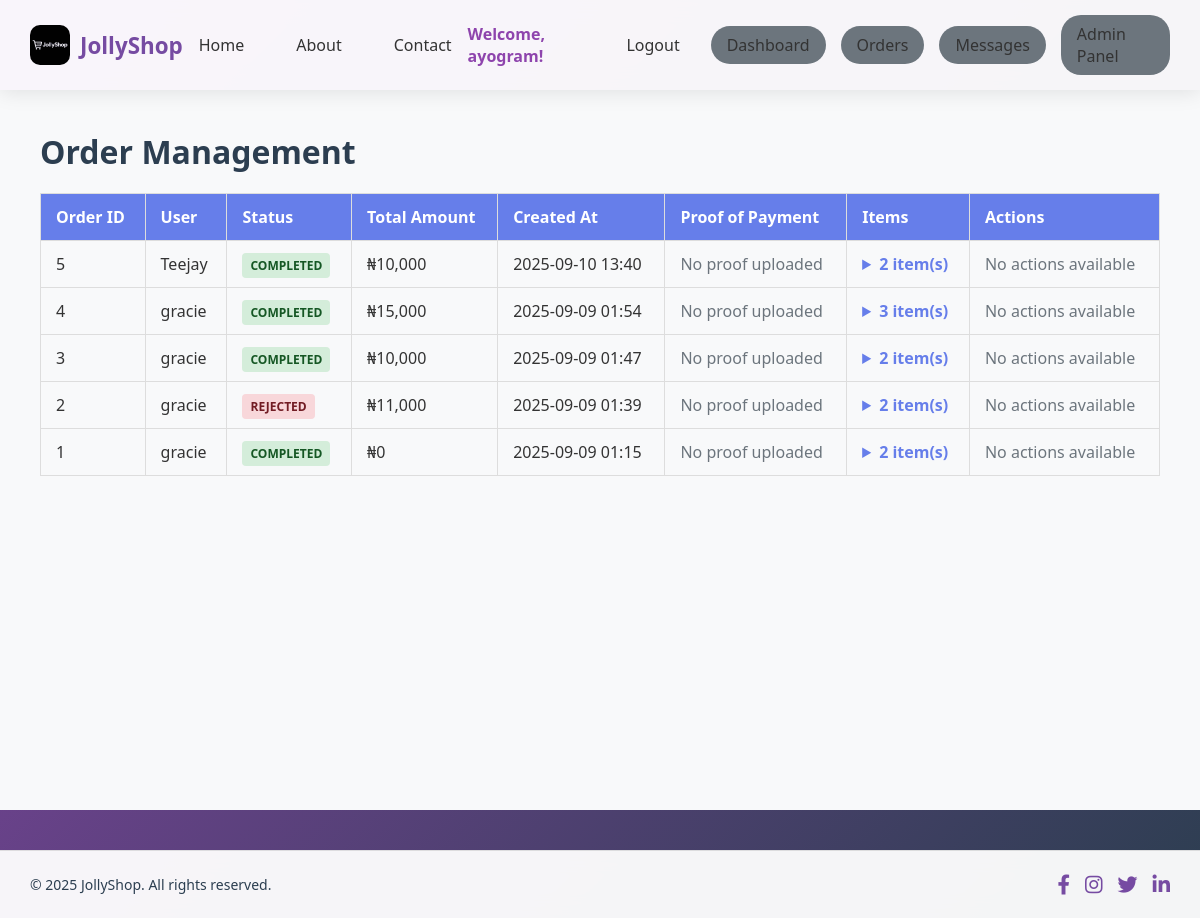
The app's page /orders/ (signed in) with its own data.
### Mini_catalog/models.py (models this page shows, shortened)
class Order(models.Model):
    STATUS_CHOICES = [
        ('pending', 'Pending Approval'),
        ('approved', 'Approved'),
        ('rejected', 'Rejected'),
        ('completed', 'Completed'),
    ]
    user = models.ForeignKey(User, on_delete=models.CASCADE)
    created_at = models.DateTimeField(auto_now_add=True)
    status = models.CharField(max_length=20, choices=STATUS_CHOICES, default='pending')
    total_amount = models.DecimalField(max_digits=10, decimal_places=2, default=0)
    delivery_address = models.TextField(blank=True, null=True)
    proof_of_payment = models.ImageField(storage=proof_storage, upload_to='', blank=True, null=True)

### Mini_catalog/views.py (the view)
# urls.py: path("orders/", views.order_management, name="order_management"),
@login_required
@user_passes_test(lambda u: u.is_staff)
def order_management(request):
    orders = Order.objects.all().order_by('-created_at').prefetch_related('items__product', 'user')
    return render(request, 'order_management.html', {
        'orders': orders,
    })

### Mini_catalog/models.py (called while the page is built)
    def total_price(self):
        return self.price * self.quantity

### Mini_catalog/templates/order_management.html (shortened to what this page needs)
{% extends 'base.html' %}
{% load humanize %}
{% block content %}
<div class="container">
  <h1>Order Management</h1>
  {% if orders %}
    <table class="orders-table">
      <thead>
        <tr>
          <th>Order ID</th>
          <th>User</th>
          <th>Status</th>
          <th>Total Amount</th>
          <th>Created At</th>
          <th>Proof of Payment</th>
          <th>Items</th>
          <th>Actions</th>
        </tr>
      </thead>
      <tbody>
        {% for order in orders %}
          <tr>
            <td>{{ order.id }}</td>
            <td>{{ order.user.username }}</td>
            <td>
              <span class="status-badge status-{{ order.status }}">
                {{ order.get_status_display }}
              </span>
            </td>
            <td>₦{{ order.total_amount|floatformat:'0'|intcomma }}</td>
            <td>{{ order.created_at|date:"Y-m-d H:i" }}</td>
            <td>
              {% if order.proof_of_payment %}
                <a href="{{ order.proof_of_payment.url }}" target="_blank" class="btn btn-primary btn-small">View Proof</a>
              {% else %}
                <span class="text-muted">No proof uploaded</span>
              {% endif %}
            </td>
            <td>
              <details>
                <summary>{{ order.items.count }} item(s)</summary>
              </details>
            </td>
            <td>
              {% if order.status == 'pending' %}
                <a href="{% url 'approve_order' order.id %}" class="btn btn-success btn-small">Approve</a>
                <a href="{% url 'reject_order' order.id %}" class="btn btn-danger btn-small">Reject</a>
              {% elif order.status == 'approved' %}
                <a href="{% url 'complete_order' order.id %}" class="btn btn-primary btn-small">Complete</a>
              {% else %}
                <span class="text-muted">No actions available</span>
              {% endif %}
            </td>
          </tr>
        {% endfor %}
      </tbody>
    </table>
  {% else %}
    <p>No orders found.</p>
  {% endif %}
</div>
{% endblock %}

### Mini_catalog/templates/base.html (shortened to what this page needs)
{% load static %}
{% load humanize %}
<!DOCTYPE html>
<html lang="en">
<head>
    <link rel="stylesheet" href="https://cdnjs.cloudflare.com/ajax/libs/font-awesome/6.0.0/css/all.min.css">
</head>
<body>
    <nav class="navbar">
        <div class="logo">
            <img src="{% static 'images/Jollyshop.jpg' %}" alt="JollyShop Logo">
            <span>JollyShop</span>
        </div>
        <div class="nav-links">
            <a href="{% url 'product_list' %}">Home</a>
            <a href="{% url 'about' %}">About</a>
            <a href="{% url 'contact' %}">Contact</a>
        </div>
        <div class="nav-links user-info">
            {% if user.is_authenticated and not user.is_anonymous %}
                <span>Welcome, {{ user.username }}!</span>
                <a href="{% url 'logout' %}" onclick="return confirm('Are you sure you want to logout?')">Logout</a>
                {% if user.is_staff %}
                    <a href="{% url 'admin_dashboard' %}" class="btn btn-secondary">Dashboard</a>
                    <a href="{% url 'order_management' %}" class="btn btn-secondary">Orders</a>
                    <a href="{% url 'contact_messages' %}" class="btn btn-secondary">Messages</a>
                    <a href="/admin/" class="btn btn-secondary">Admin Panel</a>
                {% endif %}
            {% else %}
                <a href="{% url 'login' %}">Login</a>
                <a href="{% url 'register' %}">Register</a>
            {% endif %}
        </div>
    </nav>
    <div class="content">
        <div class="container">
            {% block content %}{% endblock %}
        </div>
    </div>
    <footer class="footer">
        <div class="footer-content">
            <div class="copyright">
                &copy; 2025 JollyShop. All rights reserved.
            </div>
            <div class="social-icons">
                <a href="https://www.facebook.com/share/16A7QfD5Bg/" title="Facebook" target="_blank"><i class="fab fa-facebook-f"></i></a>
                <a href="https://www.instagram.com/ayogram_1?igsh=MTZodTMyY255cHh6aw==" title="Instagram" target="_blank"><i class="fab fa-instagram"></i></a>
                <a href="https://x.com/ayogram_01?t=WucJrnkUXLJx-KQOdCGoXg&s=08" title="Twitter" target="_blank"><i class="fab fa-twitter"></i></a>
                <a href="https://www.linkedin.com/in/waliyi-balogun-8045a930b?utm_source=share&utm_campaign=share_via&utm_content=profile&utm_medium=android_app" title="LinkedIn" target="_blank"><i class="fab fa-linkedin-in"></i></a>
            </div>
        </div>
    </footer>
</body>
</html>

### Mini_catalog/templates/order_management.html (style rules this page uses)
.orders-table { width: 100%; border-collapse: collapse; margin-top: 20px; }
.orders-table th, .orders-table td { border: 1px solid #ddd; padding: 12px 15px; text-align: left; vertical-align: top; }
.orders-table th { background: #667eea; color: white; }
.orders-table tbody tr:nth-child(even) { background: #f8f9fa; }
.status-badge { padding: 4px 8px; border-radius: 4px; font-size: 12px; font-weight: bold; text-transform: uppercase; }
.status-rejected { background: #f8d7da; color: #721c24; }
.status-completed { background: #d4edda; color: #155724; }
.text-muted { color: #6c757d; }
details { cursor: pointer; }
details summary { font-weight: bold; color: #667eea; }

### records on screen
Order: id "5", user.username "Teejay", status "COMPLETED", total_amount "10,000", created_at "2025-09-10 13:40", shows "No proof uploaded", items.count "2", shows "No actions available"
Order: id "4", user.username "gracie", status "COMPLETED", total_amount "15,000", created_at "2025-09-09 01:54", proof_of_payment "No proof uploaded", items.count "3", shows "No actions available"
Order: id "3", user.username "gracie", status "COMPLETED", total_amount "10,000", created_at "2025-09-09 01:47", shows "No proof uploaded", items.count "2", shows "No actions available"
Order: id "2", user.username "gracie", status "REJECTED", total_amount "11,000", created_at "2025-09-09 01:39", shows "No proof uploaded", items.count "2", shows "No actions available"
Order: id "1", user.username "gracie", status "COMPLETED", total_amount "0", created_at "2025-09-09 01:15", shows "No proof uploaded", items.count "2", shows "No actions available"

### other values on screen
{{ user.username }} "ayogram"
